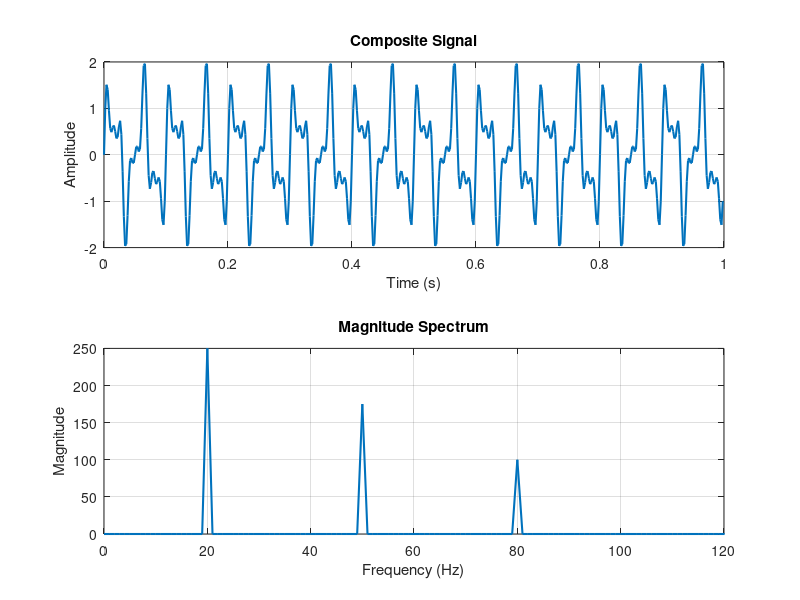

This chart was generated by the following MATLAB code:
%{
Problem 11: Frequency Spectrum Analysis
• Generate composite signal (multiple sinusoids) 
• Plot magnitude spectrum
Identify frequency components
%}
% Problem 11: Frequency Spectrum Analysis
% Generate a composite signal and plot its magnitude spectrum

clc;
clear;
close all;

% Generate composite signal
fs = 500;
t = 0:1/fs:1-1/fs;
x = sin(2*pi*20*t) + 0.7*sin(2*pi*50*t) + 0.4*sin(2*pi*80*t);

% Compute FFT
X = fft(x);
N = length(x);
f = (0:N/2-1) * fs / N;

% Plot
figure;

subplot(2,1,1);
plot(t, x, 'LineWidth', 1.5);
title('Composite Signal');
xlabel('Time (s)');
ylabel('Amplitude');
grid on;

subplot(2,1,2);
plot(f, abs(X(1:N/2)), 'LineWidth', 1.5);
title('Magnitude Spectrum');
xlabel('Frequency (Hz)');
ylabel('Magnitude');
xlim([0 120]);
grid on;
